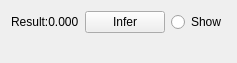
<?xml version="1.0" encoding="UTF-8"?>
<ui version="4.0">
 <class>Form</class>
 <widget class="QWidget" name="Form">
  <property name="windowModality">
   <enum>Qt::NonModal</enum>
  </property>
  <property name="geometry">
   <rect>
    <x>0</x>
    <y>0</y>
    <width>216</width>
    <height>61</height>
   </rect>
  </property>
  <property name="maximumSize">
   <size>
    <width>216</width>
    <height>61</height>
   </size>
  </property>
  <property name="windowTitle">
   <string>AI for Heart Chest Ratio</string>
  </property>
  <property name="windowOpacity">
   <double>1.000000000000000</double>
  </property>
  <layout class="QGridLayout" name="gridLayout">
   <item row="0" column="0">
    <layout class="QVBoxLayout" name="verticalLayout">
     <property name="topMargin">
      <number>0</number>
     </property>
     <item>
      <layout class="QGridLayout" name="gridLy">
       <item row="0" column="1">
        <widget class="PushButton" name="btInfer">
         <property name="maximumSize">
          <size>
           <width>16777215</width>
           <height>16777215</height>
          </size>
         </property>
         <property name="font">
          <font>
           <pointsize>9</pointsize>
          </font>
         </property>
         <property name="text">
          <string>Infer</string>
         </property>
        </widget>
       </item>
       <item row="0" column="0">
        <widget class="QLabel" name="value">
         <property name="font">
          <font>
           <pointsize>9</pointsize>
          </font>
         </property>
         <property name="text">
          <string>Result:0.000</string>
         </property>
        </widget>
       </item>
       <item row="0" column="2">
        <widget class="RadioButton" name="radioButton">
         <property name="font">
          <font>
           <pointsize>9</pointsize>
          </font>
         </property>
         <property name="text">
          <string>Show</string>
         </property>
        </widget>
       </item>
      </layout>
     </item>
     <item>
      <widget class="QLabel" name="datetime">
       <property name="font">
        <font>
         <pointsize>8</pointsize>
        </font>
       </property>
       <property name="text">
        <string/>
       </property>
       <property name="alignment">
        <set>Qt::AlignRight|Qt::AlignTrailing|Qt::AlignVCenter</set>
       </property>
      </widget>
     </item>
    </layout>
   </item>
  </layout>
 </widget>
 <customwidgets>
  <customwidget>
   <class>PushButton</class>
   <extends>QPushButton</extends>
   <header>qfluentwidgets</header>
  </customwidget>
  <customwidget>
   <class>RadioButton</class>
   <extends>QRadioButton</extends>
   <header>qfluentwidgets</header>
  </customwidget>
 </customwidgets>
 <resources/>
 <connections/>
</ui>
